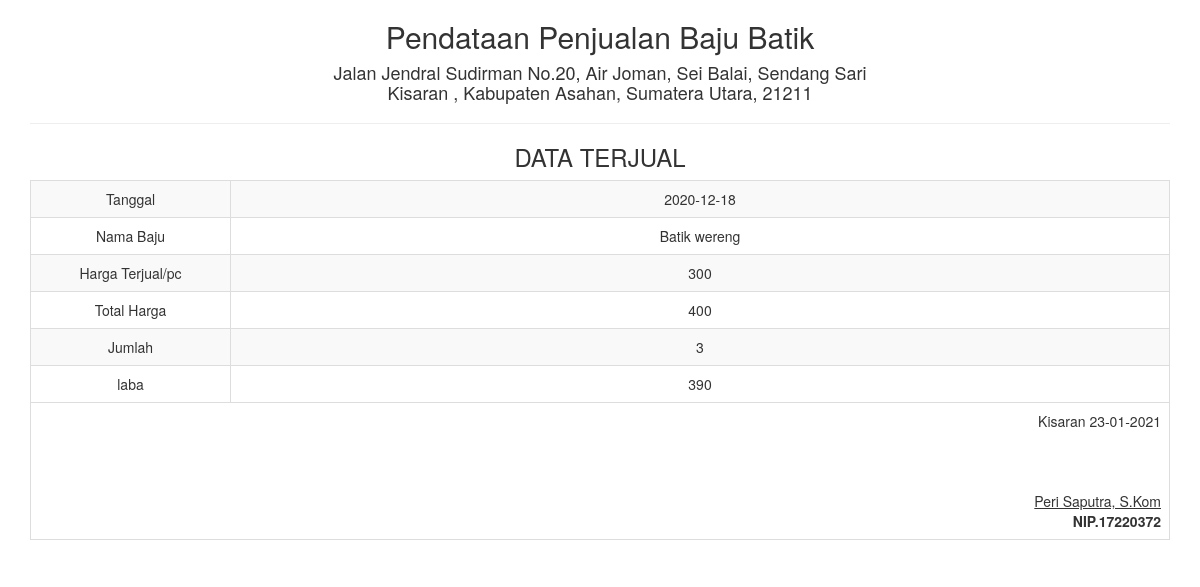
The page /report/data_satu.php?id=4 on the database its author committed.
### tables this page shows
CREATE TABLE IF NOT EXISTS `tb_data` (
`id` int(10) NOT NULL,
  `tanggal` date NOT NULL,
  `nama_baju` varchar(20) NOT NULL,
  `harga_terjual` int(20) NOT NULL,
  `total_harga` int(20) NOT NULL,
  `jumlah` int(20) NOT NULL,
  `laba` int(20) NOT NULL
);

### report/data_satu.php (the view, shortened to what this page needs)
<!DOCTYPE html>
<html>
    <head>
        <link href="../Assets/css/bootstrap.min.css" rel="stylesheet" type="text/css"/>
    </head>
    <body onload="print()">
        <?php
        include '../config/koneksi.php';
        $sql = "SELECT * FROM tb_data WHERE id='" . $_GET ['id'] . "'";
        $query = mysqli_query($koneksi, $sql) or die("SQL Detail error");
        $data = mysqli_fetch_array($query);
        ?>
        <div class="container">
            <div class='row'>
                <div class="col-sm-12">
                    <div class="text-center">
                        <h2>Pendataan Penjualan Baju Batik </h2>
                        <h4>Jalan Jendral Sudirman No.20, Air Joman, Sei Balai, Sendang Sari <br> Kisaran , Kabupaten Asahan, Sumatera Utara, 21211</h4>
                        <hr>
                        <h3>DATA TERJUAL</h3>
                        <table class="table table-bordered table-striped table-hover">
                            <tbody>
						 <tr>
                            <td width="200">Tanggal</td> <td><?= $data['tanggal'] ?></td>
                        </tr>
                        <tr>
                            <td>Nama Baju</td> <td><?= $data['nama_baju'] ?></td>
                        </tr>
                        <tr>
                            <td>Harga Terjual/pc</td> <td><?= $data['harga_terjual'] ?></td>
                        </tr>
                        <tr>
                            <td>Total Harga</td> <td><?= $data['total_harga'] ?></td>
                        </tr>
                        <tr>
                            <td>Jumlah</td> <td><?= $data['jumlah'] ?></td>
                        </tr>
                        <tr>
                            <td>laba</td> <td><?= $data['laba'] ?></td>
                        </tr>
                            </tbody>
                            <tfoot>
                                <tr>
                                     <td colspan="2" class="text-right">
                                        Kisaran  <?= date("d-m-Y") ?>
                                        <br><br><br><br>
                                        <u>Peri Saputra, S.Kom<strong></u><br>
                                        NIP.17220372
                                    </td>
								</tr>
							</tfoot>
                        </table>
                    </div>
                </div>
            </div>
    </body>
</html>

### rows shown on the page
tb_data: tanggal "2020-12-18", nama_baju "Batik wereng", harga_terjual "300", total_harga "400", jumlah "3", laba "390"
